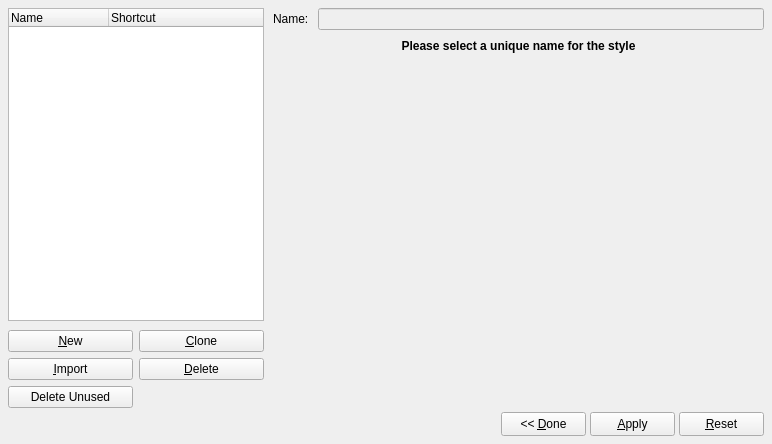
<?xml version="1.0" encoding="UTF-8"?>
<ui version="4.0">
 <class>StyleManager</class>
 <widget class="QDialog" name="StyleManager">
  <property name="enabled">
   <bool>true</bool>
  </property>
  <property name="geometry">
   <rect>
    <x>0</x>
    <y>0</y>
    <width>772</width>
    <height>444</height>
   </rect>
  </property>
  <property name="windowTitle">
   <string>Style Manager</string>
  </property>
  <layout class="QVBoxLayout" name="verticalLayout_2">
   <property name="spacing">
    <number>4</number>
   </property>
   <property name="leftMargin">
    <number>8</number>
   </property>
   <property name="topMargin">
    <number>8</number>
   </property>
   <property name="rightMargin">
    <number>8</number>
   </property>
   <property name="bottomMargin">
    <number>8</number>
   </property>
   <item>
    <layout class="QHBoxLayout" name="horizontalLayout">
     <property name="spacing">
      <number>9</number>
     </property>
     <item>
      <layout class="QVBoxLayout" name="verticalLayout">
       <property name="spacing">
        <number>9</number>
       </property>
       <item>
        <widget class="StyleView" name="styleView">
         <property name="sizePolicy">
          <sizepolicy hsizetype="Preferred" vsizetype="Expanding">
           <horstretch>0</horstretch>
           <verstretch>0</verstretch>
          </sizepolicy>
         </property>
         <property name="contextMenuPolicy">
          <enum>Qt::ContextMenuPolicy::CustomContextMenu</enum>
         </property>
         <property name="alternatingRowColors">
          <bool>true</bool>
         </property>
         <property name="allColumnsShowFocus">
          <bool>true</bool>
         </property>
         <column>
          <property name="text">
           <string>Name</string>
          </property>
         </column>
         <column>
          <property name="text">
           <string>Shortcut</string>
          </property>
         </column>
        </widget>
       </item>
       <item>
        <widget class="QFrame" name="leftFrame">
         <property name="sizePolicy">
          <sizepolicy hsizetype="Minimum" vsizetype="Preferred">
           <horstretch>0</horstretch>
           <verstretch>0</verstretch>
          </sizepolicy>
         </property>
         <property name="minimumSize">
          <size>
           <width>190</width>
           <height>0</height>
          </size>
         </property>
         <property name="maximumSize">
          <size>
           <width>32767</width>
           <height>32767</height>
          </size>
         </property>
         <property name="frameShape">
          <enum>QFrame::Shape::NoFrame</enum>
         </property>
         <property name="frameShadow">
          <enum>QFrame::Shadow::Plain</enum>
         </property>
         <property name="lineWidth">
          <number>0</number>
         </property>
         <layout class="QGridLayout" name="gridLayout">
          <property name="leftMargin">
           <number>0</number>
          </property>
          <property name="topMargin">
           <number>0</number>
          </property>
          <property name="rightMargin">
           <number>0</number>
          </property>
          <property name="bottomMargin">
           <number>0</number>
          </property>
          <item row="1" column="0">
           <widget class="QPushButton" name="importButton">
            <property name="sizePolicy">
             <sizepolicy hsizetype="Preferred" vsizetype="Minimum">
              <horstretch>0</horstretch>
              <verstretch>0</verstretch>
             </sizepolicy>
            </property>
            <property name="text">
             <string>&amp;Import</string>
            </property>
            <property name="shortcut">
             <string>Alt+I</string>
            </property>
            <property name="autoDefault">
             <bool>false</bool>
            </property>
           </widget>
          </item>
          <item row="1" column="1">
           <widget class="QPushButton" name="deleteButton">
            <property name="sizePolicy">
             <sizepolicy hsizetype="Preferred" vsizetype="Minimum">
              <horstretch>0</horstretch>
              <verstretch>0</verstretch>
             </sizepolicy>
            </property>
            <property name="text">
             <string>&amp;Delete</string>
            </property>
            <property name="shortcut">
             <string>Alt+D</string>
            </property>
            <property name="autoDefault">
             <bool>false</bool>
            </property>
           </widget>
          </item>
          <item row="2" column="0">
           <widget class="QPushButton" name="deleteUnusedButton">
            <property name="sizePolicy">
             <sizepolicy hsizetype="Preferred" vsizetype="Minimum">
              <horstretch>0</horstretch>
              <verstretch>0</verstretch>
             </sizepolicy>
            </property>
            <property name="text">
             <string>Delete Unused</string>
            </property>
            <property name="autoDefault">
             <bool>false</bool>
            </property>
           </widget>
          </item>
          <item row="0" column="0">
           <widget class="QPushButton" name="newButton">
            <property name="sizePolicy">
             <sizepolicy hsizetype="Preferred" vsizetype="Minimum">
              <horstretch>0</horstretch>
              <verstretch>0</verstretch>
             </sizepolicy>
            </property>
            <property name="minimumSize">
             <size>
              <width>0</width>
              <height>0</height>
             </size>
            </property>
            <property name="maximumSize">
             <size>
              <width>1000</width>
              <height>32767</height>
             </size>
            </property>
            <property name="text">
             <string>&amp;New</string>
            </property>
            <property name="shortcut">
             <string>Alt+N</string>
            </property>
            <property name="autoDefault">
             <bool>false</bool>
            </property>
           </widget>
          </item>
          <item row="0" column="1">
           <widget class="QPushButton" name="cloneButton">
            <property name="sizePolicy">
             <sizepolicy hsizetype="Preferred" vsizetype="Minimum">
              <horstretch>0</horstretch>
              <verstretch>0</verstretch>
             </sizepolicy>
            </property>
            <property name="minimumSize">
             <size>
              <width>0</width>
              <height>0</height>
             </size>
            </property>
            <property name="maximumSize">
             <size>
              <width>1000</width>
              <height>32767</height>
             </size>
            </property>
            <property name="toolTip">
             <string>Clone copies the style to make similar styles easily</string>
            </property>
            <property name="text">
             <string>&amp;Clone</string>
            </property>
            <property name="shortcut">
             <string>Alt+C</string>
            </property>
            <property name="autoDefault">
             <bool>false</bool>
            </property>
           </widget>
          </item>
         </layout>
        </widget>
       </item>
      </layout>
     </item>
     <item>
      <widget class="QFrame" name="editFrame">
       <property name="frameShape">
        <enum>QFrame::Shape::NoFrame</enum>
       </property>
       <property name="frameShadow">
        <enum>QFrame::Shadow::Plain</enum>
       </property>
       <property name="lineWidth">
        <number>0</number>
       </property>
       <layout class="QVBoxLayout">
        <property name="spacing">
         <number>9</number>
        </property>
        <property name="leftMargin">
         <number>0</number>
        </property>
        <property name="topMargin">
         <number>0</number>
        </property>
        <property name="rightMargin">
         <number>0</number>
        </property>
        <property name="bottomMargin">
         <number>0</number>
        </property>
        <item>
         <layout class="QHBoxLayout">
          <item>
           <widget class="QLabel" name="nameLabel">
            <property name="text">
             <string>Name:</string>
            </property>
            <property name="wordWrap">
             <bool>false</bool>
            </property>
           </widget>
          </item>
          <item>
           <widget class="QLineEdit" name="nameEdit">
            <property name="enabled">
             <bool>false</bool>
            </property>
           </widget>
          </item>
         </layout>
        </item>
        <item>
         <widget class="QLabel" name="uniqueLabel">
          <property name="maximumSize">
           <size>
            <width>32767</width>
            <height>30</height>
           </size>
          </property>
          <property name="font">
           <font>
            <bold>true</bold>
           </font>
          </property>
          <property name="text">
           <string>Please select a unique name for the style</string>
          </property>
          <property name="alignment">
           <set>Qt::AlignmentFlag::AlignCenter</set>
          </property>
          <property name="wordWrap">
           <bool>false</bool>
          </property>
         </widget>
        </item>
        <item>
         <widget class="QFrame" name="mainFrame">
          <property name="sizePolicy">
           <sizepolicy hsizetype="MinimumExpanding" vsizetype="MinimumExpanding">
            <horstretch>0</horstretch>
            <verstretch>0</verstretch>
           </sizepolicy>
          </property>
         </widget>
        </item>
       </layout>
      </widget>
     </item>
    </layout>
   </item>
   <item>
    <layout class="QHBoxLayout" name="horizontalLayout_2">
     <item>
      <spacer name="horizontalSpacer">
       <property name="orientation">
        <enum>Qt::Orientation::Horizontal</enum>
       </property>
       <property name="sizeHint" stdset="0">
        <size>
         <width>40</width>
         <height>20</height>
        </size>
       </property>
      </spacer>
     </item>
     <item>
      <layout class="QHBoxLayout">
       <property name="leftMargin">
        <number>0</number>
       </property>
       <property name="topMargin">
        <number>0</number>
       </property>
       <property name="rightMargin">
        <number>0</number>
       </property>
       <property name="bottomMargin">
        <number>0</number>
       </property>
       <item>
        <widget class="QPushButton" name="okButton">
         <property name="sizePolicy">
          <sizepolicy hsizetype="Preferred" vsizetype="Fixed">
           <horstretch>0</horstretch>
           <verstretch>0</verstretch>
          </sizepolicy>
         </property>
         <property name="minimumSize">
          <size>
           <width>85</width>
           <height>24</height>
          </size>
         </property>
         <property name="text">
          <string>&lt;&lt; &amp;Done</string>
         </property>
         <property name="shortcut">
          <string>Alt+D</string>
         </property>
         <property name="autoDefault">
          <bool>false</bool>
         </property>
        </widget>
       </item>
       <item>
        <widget class="QPushButton" name="applyButton">
         <property name="sizePolicy">
          <sizepolicy hsizetype="Preferred" vsizetype="Fixed">
           <horstretch>0</horstretch>
           <verstretch>0</verstretch>
          </sizepolicy>
         </property>
         <property name="minimumSize">
          <size>
           <width>85</width>
           <height>24</height>
          </size>
         </property>
         <property name="text">
          <string>&amp;Apply</string>
         </property>
         <property name="shortcut">
          <string>Alt+A</string>
         </property>
         <property name="autoDefault">
          <bool>false</bool>
         </property>
        </widget>
       </item>
       <item>
        <widget class="QPushButton" name="resetButton">
         <property name="sizePolicy">
          <sizepolicy hsizetype="Preferred" vsizetype="Fixed">
           <horstretch>0</horstretch>
           <verstretch>0</verstretch>
          </sizepolicy>
         </property>
         <property name="minimumSize">
          <size>
           <width>85</width>
           <height>24</height>
          </size>
         </property>
         <property name="text">
          <string>&amp;Reset</string>
         </property>
         <property name="shortcut">
          <string>Alt+R</string>
         </property>
         <property name="autoDefault">
          <bool>false</bool>
         </property>
        </widget>
       </item>
      </layout>
     </item>
    </layout>
   </item>
  </layout>
 </widget>
 <customwidgets>
  <customwidget>
   <class>StyleView</class>
   <extends>QTreeWidget</extends>
   <header>ui/styleview.h</header>
  </customwidget>
 </customwidgets>
 <includes>
  <include location="local">ui/scrpalettebase.h</include>
  <include location="local">ui/scrpalettebase.h</include>
 </includes>
 <resources/>
 <connections/>
</ui>
